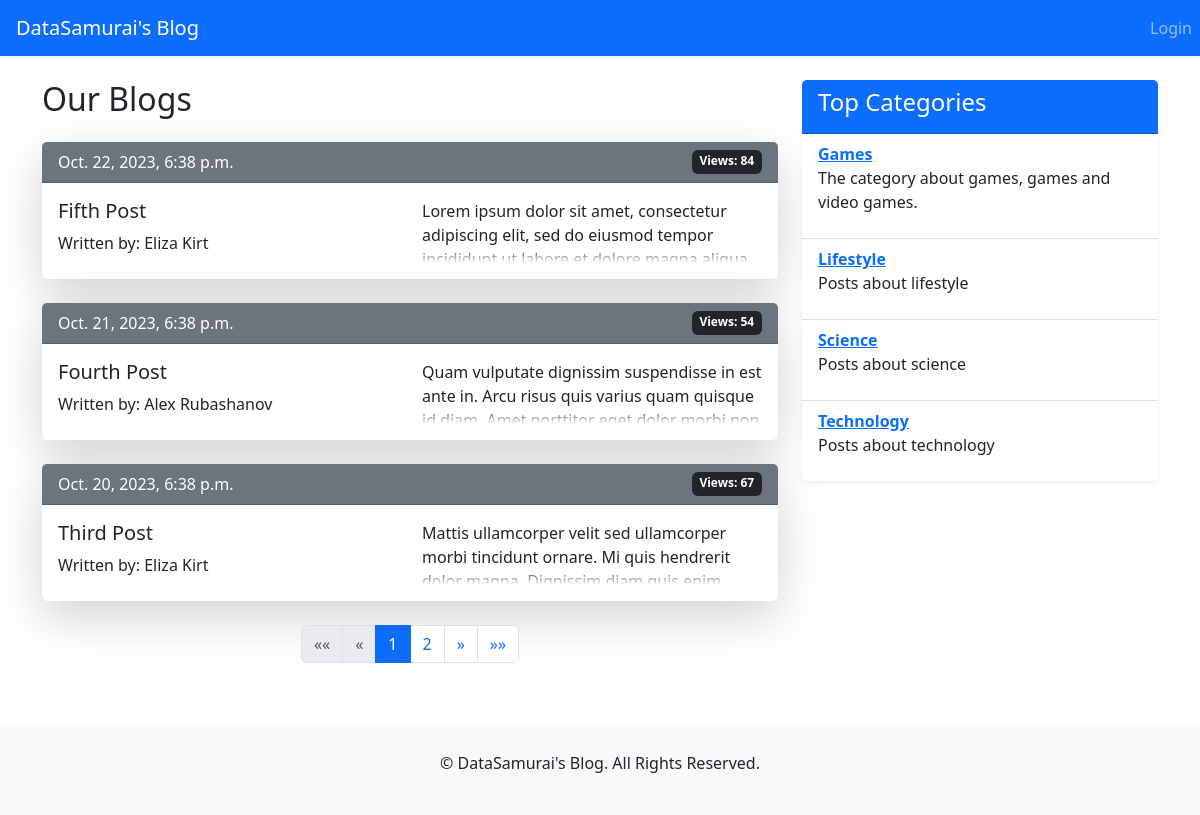
The page /blog/ on the database as committed earlier.
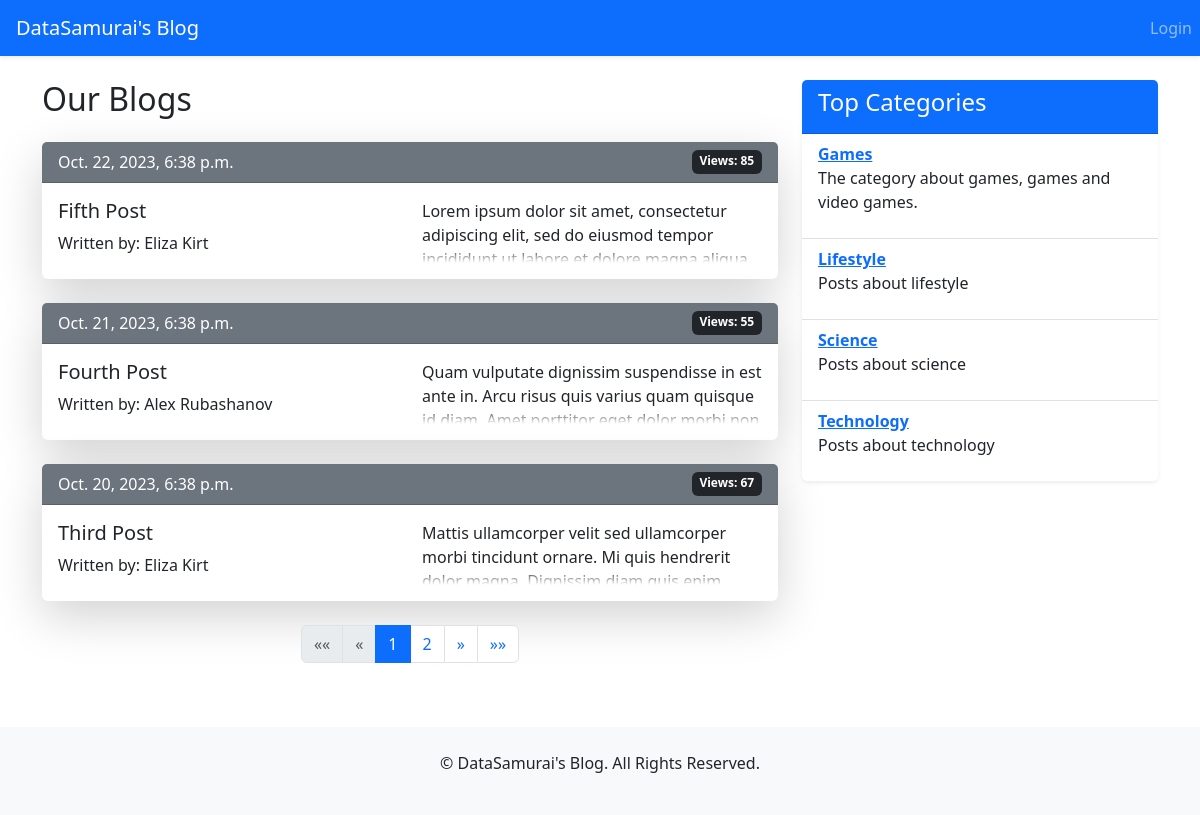
The same page on the database as committed later.
### posts/models.py (models this page shows, shortened)
class Post(models.Model):
    title = models.CharField(max_length=50, unique=True)
    content = RichTextField()
    category = models.ForeignKey('Category', on_delete=models.SET_NULL, null=True)
    date_published = models.DateTimeField(auto_now_add=True)
    date_edited = models.DateTimeField(auto_now=True)
    views = models.PositiveIntegerField(default=0)
    author = models.ForeignKey(settings.AUTH_USER_MODEL, on_delete=models.SET_NULL, null=True)
    is_published = models.BooleanField(default=False)
    class Meta:
        ordering = ['-date_published']

class Category(models.Model):
    title = models.CharField(max_length=30)
    description = models.TextField()
    class Meta:
        ordering = ['title']

### posts/views.py (the view)
# urls.py: path('', views.PostListView.as_view(), name='post_list'),
class PostListView(ListView):
    model = Post
    template_name = 'posts/post_list.html'
    context_object_name = 'posts'
    paginate_by = 3
    def get_queryset(self):
        return Post.objects.filter(is_published=True)
    def get_context_data(self, *, object_list=None, **kwargs):
        context = super().get_context_data(**kwargs)
        context['categories'] = Category.objects.all()
        return context

### templates/posts/post_list.html (shortened to what this page needs)
{% extends 'base.html' %}
{% block page_content %}
    <div class="row mt-4">
        <div class="col-md-8">
            <h2 class="mb-4">Our Blogs</h2>
            {% for post in posts %}
                <div class="card mb-4 border-0 shadow-lg">
                    <div class="card-header bg-secondary text-white d-flex justify-content-between">
                        <span>{{ post.date_published }}</span>
                        <span class="badge bg-dark">Views: {{ post.views }}</span>
                    </div>
                    <div class="card-body">
                        <div class="row">
                            <div class="col-md-6">
                                <h5 class="card-title">
                                    <a href="{% url 'post_detail' post.id %}" class="text-dark text-decoration-none">
                                        {{ post.title }}
                                    </a>
                                </h5>
                                <p class="card-text">Written
                                    by: {{ post.author.first_name }} {{ post.author.last_name }}</p>
                            </div>
                            <div class="col-md-6">
                                <div class="fade-out">
                                    {{ post.content|safe }}
                                </div>
                            </div>
                        </div>
                    </div>
                </div>
            {% endfor %}
            <nav aria-label="Page navigation">
                <ul class="pagination justify-content-center">
                    {% if page_obj.has_previous %}
                        <li class="page-item">
                            <a class="page-link" href="?page=1" aria-label="First">
                                <span aria-hidden="true">&laquo;&laquo;</span>
                            </a>
                        </li>
                        <li class="page-item">
                            <a class="page-link" href="?page={{ page_obj.previous_page_number }}" aria-label="Previous">
                                <span aria-hidden="true">&laquo;</span>
                            </a>
                        </li>
                    {% else %}
                        <li class="page-item disabled">
                            <span class="page-link">&laquo;&laquo;</span>
                        </li>
                        <li class="page-item disabled">
                            <span class="page-link">&laquo;</span>
                        </li>
                    {% endif %}
                    {% for num in page_obj.paginator.page_range %}
                        {% if page_obj.number == num %}
                            <li class="page-item active" aria-current="page">
                                <span class="page-link">{{ num }}</span>
                            </li>
                        {% elif num > page_obj.number|add:'-3' and num < page_obj.number|add:'3' %}
                            <li class="page-item">
                                <a class="page-link" href="?page={{ num }}">{{ num }}</a>
                            </li>
                        {% endif %}
                    {% endfor %}
                    {% if page_obj.has_next %}
                        <li class="page-item">
                            <a class="page-link" href="?page={{ page_obj.next_page_number }}" aria-label="Next">
                                <span aria-hidden="true">&raquo;</span>
                            </a>
                        </li>
                        <li class="page-item">
                            <a class="page-link" href="?page={{ page_obj.paginator.num_pages }}" aria-label="Last">
                                <span aria-hidden="true">&raquo;&raquo;</span>
                            </a>
                        </li>
                    {% endif %}
                </ul>
            </nav>
        </div>
        <div class="col-md-4 pl-5">
            <div class="card border-0 shadow-sm mb-4">
                <div class="card-header bg-primary text-white">
                    <h4>Top Categories</h4>
                </div>
                <ul class="list-group list-group-flush">
                    {% for category in categories %}
                        <li class="list-group-item">
                            <strong><a
                                    href="{% url 'category_detail' category_id=category.pk %}">{{ category.title }}</a></strong>
                            <p>{{ category.description }}</p>
                        </li>
                    {% endfor %}
                </ul>
            </div>
        </div>
    </div>
{% endblock %}

### templates/base.html (shortened to what this page needs)
<!DOCTYPE html>
<html lang="en">
<head>
    <link href="https://cdn.jsdelivr.net/npm/bootstrap@5.3.1/dist/css/bootstrap.min.css" rel="stylesheet">
</head>
<body>
{% block navbar %}
    <nav class="navbar navbar-expand-lg navbar-dark bg-primary shadow-sm">
        <a class="navbar-brand px-3" href="{% url 'post_list' %}">DataSamurai's Blog</a>
        <div class="collapse navbar-collapse d-flex justify-content-between" id="navbarNav">
            <ul class="navbar-nav">
            </ul>
            <ul class="navbar-nav">
                {% if user.is_authenticated %}
                    <li class="nav-item">
                        <a class="nav-link btn btn-light mr-2" href="{% url 'dashboard' %}">Dashboard</a>
                    </li>
                    <li>
                        <a href="{% url 'logout' %}" class="nav-link btn btn-danger mr-2">Logout</a>
                    </li>
                {% else %}
                    <li class="nav-item">
                        <a class="nav-link btn btn-light" href="{% url 'login' %}">Login</a>
                    </li>
                {% endif %}
            </ul>
        </div>
    </nav>
{% endblock %}
<div class="container my-4">
    {% block page_content %}{% endblock page_content %}
</div>
<footer class="text-center py-4 mt-5 bg-light">
    <p>&copy; {{ now.year }} DataSamurai's Blog. All Rights Reserved.</p>
</footer>
</body>
</html>

### templates/base.html (style rules this page uses)
.fade-out { position: relative; height: 4em; overflow: hidden; }
.fade-out::before { content: ""; position: absolute; bottom: 0; left: 0; width: 100%; height: 1em; background: linear-gradient(to top, white, transparent); }

Rows that differ between the two databases and show on the page:
changed Post "Fifth Post": views "84" → "85"
changed Post "Fourth Post": views "54" → "55"
